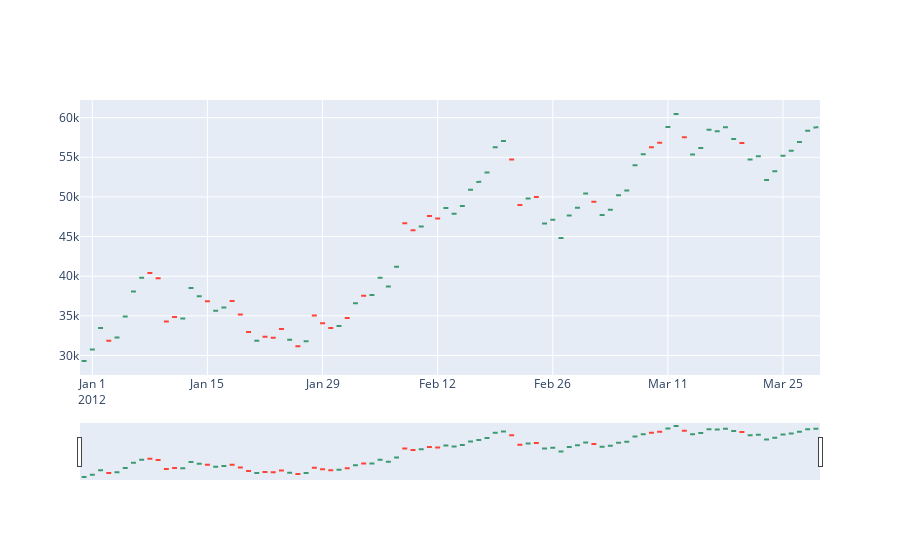

Notebook source saved alongside this figure:
### Code cell
# посмотрим на свечной график
fig = go.Figure(data=go.Ohlc(x=data.index,
                    open=data['2021'].Open,
                    high=data['2021'].High,
                    low=data['2021'].Low,
                    close=data['2021'].Close))
fig.show()
